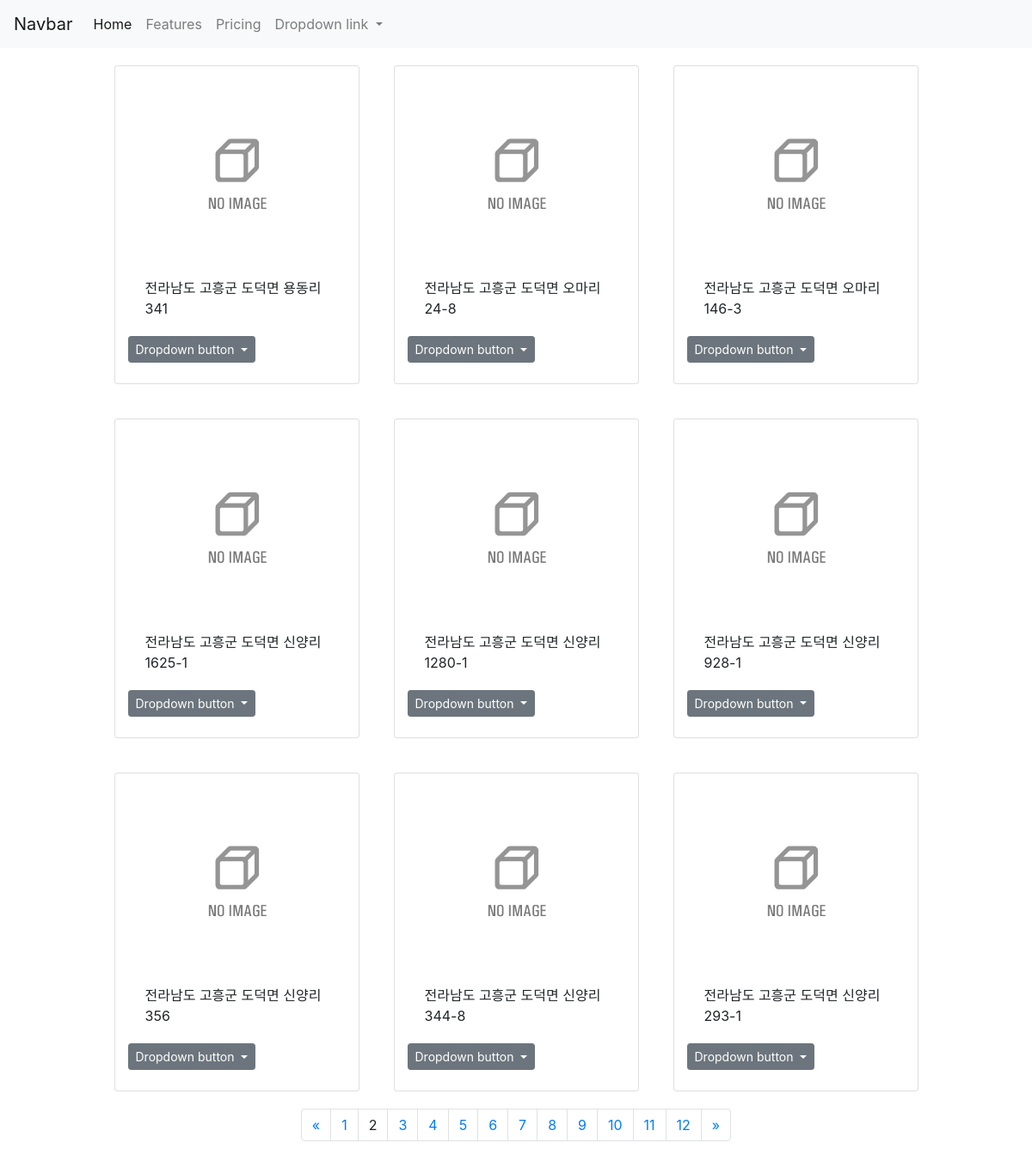
Page /posts/list/?page=2 on the committed database.
### posts/models.py (models this page shows)
class Village(models.Model):
    SIDO_NM = models.CharField(max_length=15, blank=True)
    SIGUN_NM = models.CharField(max_length=10, blank=True)
    ADDR = models.CharField(max_length=100, blank=True)
    LOT_AREA = models.CharField(max_length=100, blank=True)
    BUILDING_AREA = models.CharField(max_length=100, blank=True)
    OWNER_NM = models.CharField(max_length=10, blank=True)
    OWNER_CONTACT = models.CharField(max_length=100, blank=True)
    BIGO = models.CharField(max_length=100, blank=True)
    FILE_PATH1 = models.CharField(max_length=100, blank=True)
    FILE_PATH2 = models.CharField(max_length=100, blank=True)
    FILE_PATH3 = models.CharField(max_length=100, blank=True)
    REG_DT = models.CharField(max_length=20, blank=True)
    DEAL_TYPE = models.CharField(max_length=50, blank=True)
    RETURN_PEOPLE = models.IntegerField(default='0')

### posts/views.py (the view)
# urls.py: path('list/', views.list, name="list"),
def list(request):
    emptyhouses = Village.objects.all()
    paginator = Paginator(emptyhouses, 9)
    page = request.GET.get('page',1)
    contacts = paginator.get_page(page)
    try:
        emptyhouse = paginator.page(page)
    except PageNotAnInteger:
        emptyhouse = paginator.page(1)
    except EmptyPage:
        emptyhouse = paginator.page(paginator.num_pages)
    return render(request, 'posts/list.html',{"emptyhouses":emptyhouses, "emptyhouse":emptyhouse})

### posts/templates/posts/list.html (shortened to what this page needs)
{% extends 'posts/base.html' %}
{% load static %}
{% block bb %}
<div class="container">
  <div class="row justify-content-center">
    {% for empty in emptyhouse%}
    <div class="card col-3" style="width: 18rem; margin:20px">
      <br>
      {% if empty.FILE_PATH2 %}
      <img src="{{empty.FILE_PATH1}}" class="card-img-top" alt="..." data-toggle="modal" data-target="#asd-{{empty.id}}">
      {% else %}
      <img src="{% static 'img/no.gif' %}" class="card-img-top" alt="..." data-toggle="modal" data-target="#asd-{{empty.id}}">
      {% endif %}
      <div class="card-body">
        <p class="card-text">{{empty.ADDR}}</p>
      </div>
      <div class="dropdown">
        <button class="btn btn-secondary btn-sm dropdown-toggle" type="button" id="dropdownMenuButton" data-toggle="dropdown" aria-haspopup="true" aria-expanded="false">
          Dropdown button
        </button>
      </div>
      <br>
    </div>
    {% endfor %}
  </div>
</div>
<div class="container">
  <div class="row justify-content-center">
    <nav aria-label="Page navigation">
    {% if emptyhouse.has_other_pages %}
      <ul class="pagination">
        {% if emptyhouse.has_previous %}
        <li class="page-item">
          <a class="page-link" href="?page={{ emptyhouse.previous_page_number }}">&laquo;</a>
        </li>
        {% else %}
        <li class="page-item">
          <a class="page-link"> <span>&laquo;</span> </a>
        </li>
        {% endif %}
        {% for i in emptyhouse.paginator.page_range %}
          {% if emptyhouse.number == i %}
            <li class="page-item">
              <a class="page-link"> <span>{{ i }} <span class="sr-only">(current)</span></span> </a>
            </li>
          {% else %}
            <li class="page-item">
              <a class="page-link" href="?page={{ i }}">{{ i }}</a>
            </li>
          {% endif %}
        {% endfor %}
        {% if emptyhouse.has_next %}
          <li class="page-item">
            <a class="page-link" href="?page={{ emptyhouse.next_page_number }}">&raquo;</a>
          </li>
        {% else %}
          <li class="page-item">
            <a class="page-link"> <span>&raquo;</span> </a>
          </li>
        {% endif %}
      </ul>
    {% endif %}
    </nav>
  </div>
</div>
{% endblock %}

### rows in the picture
Village: ADDR "전라남도 고흥군 도덕면 용동리 341"
Village: ADDR "전라남도 고흥군 도덕면 오마리 24-8"
Village: ADDR "전라남도 고흥군 도덕면 오마리 146-3"
Village: ADDR "전라남도 고흥군 도덕면 신양리 1625-1"
Village: ADDR "전라남도 고흥군 도덕면 신양리 1280-1"
Village: ADDR "전라남도 고흥군 도덕면 신양리 928-1"
Village: ADDR "전라남도 고흥군 도덕면 신양리 356"
Village: ADDR "전라남도 고흥군 도덕면 신양리 344-8"
Village: ADDR "전라남도 고흥군 도덕면 신양리 293-1"

### other values in the picture
{{ i }} "1" "3" "4" "5" "6" "7" "8" "9" "10" "11" "12"
{{ i }} "2"
